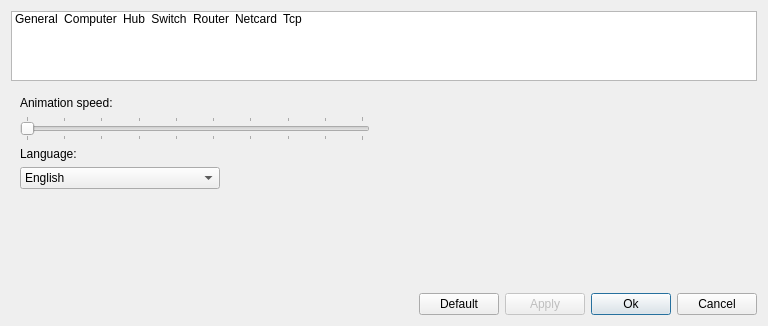
<?xml version="1.0" encoding="UTF-8"?>
<ui version="4.0">
 <class>settingDialog</class>
 <widget class="QDialog" name="settingDialog">
  <property name="geometry">
   <rect>
    <x>0</x>
    <y>0</y>
    <width>768</width>
    <height>326</height>
   </rect>
  </property>
  <property name="windowTitle">
   <string>Settings</string>
  </property>
  <layout class="QVBoxLayout" name="verticalLayout">
   <item>
    <widget class="QListWidget" name="listWidget">
     <property name="minimumSize">
      <size>
       <width>740</width>
       <height>70</height>
      </size>
     </property>
     <property name="maximumSize">
      <size>
       <width>16777215</width>
       <height>70</height>
      </size>
     </property>
     <property name="editTriggers">
      <set>QAbstractItemView::NoEditTriggers</set>
     </property>
     <property name="dragDropMode">
      <enum>QAbstractItemView::DragDrop</enum>
     </property>
     <property name="iconSize">
      <size>
       <width>32</width>
       <height>32</height>
      </size>
     </property>
     <property name="textElideMode">
      <enum>Qt::ElideLeft</enum>
     </property>
     <property name="spacing">
      <number>5</number>
     </property>
     <property name="viewMode">
      <enum>QListView::IconMode</enum>
     </property>
     <property name="currentRow">
      <number>-1</number>
     </property>
     <item>
      <property name="text">
       <string>General</string>
      </property>
      <property name="textAlignment">
       <set>AlignLeft|AlignVCenter</set>
      </property>
      <property name="icon">
       <iconset resource="../../netemul.qrc">
        <normaloff>:/im/images/setting.png</normaloff>:/im/images/setting.png</iconset>
      </property>
      <property name="flags">
       <set>ItemIsSelectable|ItemIsUserCheckable|ItemIsEnabled</set>
      </property>
     </item>
     <item>
      <property name="text">
       <string>Computer</string>
      </property>
      <property name="icon">
       <iconset resource="../../netemul.qrc">
        <normaloff>:/im/images/computer.png</normaloff>:/im/images/computer.png</iconset>
      </property>
      <property name="flags">
       <set>ItemIsSelectable|ItemIsUserCheckable|ItemIsEnabled</set>
      </property>
     </item>
     <item>
      <property name="text">
       <string>Hub</string>
      </property>
      <property name="icon">
       <iconset resource="../../netemul.qrc">
        <normaloff>:/im/images/hub.png</normaloff>:/im/images/hub.png</iconset>
      </property>
      <property name="flags">
       <set>ItemIsSelectable|ItemIsUserCheckable|ItemIsEnabled</set>
      </property>
     </item>
     <item>
      <property name="text">
       <string>Switch</string>
      </property>
      <property name="icon">
       <iconset resource="../../netemul.qrc">
        <normaloff>:/im/images/switch.png</normaloff>:/im/images/switch.png</iconset>
      </property>
      <property name="flags">
       <set>ItemIsSelectable|ItemIsUserCheckable|ItemIsEnabled</set>
      </property>
     </item>
     <item>
      <property name="text">
       <string>Router</string>
      </property>
      <property name="icon">
       <iconset resource="../../netemul.qrc">
        <normaloff>:/im/images/router.png</normaloff>:/im/images/router.png</iconset>
      </property>
      <property name="flags">
       <set>ItemIsSelectable|ItemIsUserCheckable|ItemIsEnabled</set>
      </property>
     </item>
     <item>
      <property name="text">
       <string>Netcard</string>
      </property>
      <property name="icon">
       <iconset resource="../../netemul.qrc">
        <normaloff>:/im/images/network_nic.png</normaloff>:/im/images/network_nic.png</iconset>
      </property>
      <property name="flags">
       <set>ItemIsSelectable|ItemIsUserCheckable|ItemIsEnabled</set>
      </property>
     </item>
     <item>
      <property name="text">
       <string>Tcp</string>
      </property>
      <property name="icon">
       <iconset resource="../../netemul.qrc">
        <normaloff>:/im/images/tcp.png</normaloff>:/im/images/tcp.png</iconset>
      </property>
     </item>
    </widget>
   </item>
   <item>
    <widget class="QStackedWidget" name="stackedWidget">
     <property name="minimumSize">
      <size>
       <width>0</width>
       <height>150</height>
      </size>
     </property>
     <property name="currentIndex">
      <number>0</number>
     </property>
     <widget class="QWidget" name="general">
      <layout class="QVBoxLayout" name="verticalLayout_14">
       <item>
        <layout class="QVBoxLayout" name="verticalLayout_3">
         <item>
          <widget class="QLabel" name="label_7">
           <property name="text">
            <string>Animation speed:</string>
           </property>
          </widget>
         </item>
         <item>
          <widget class="QSlider" name="sl_speed">
           <property name="maximumSize">
            <size>
             <width>350</width>
             <height>16777215</height>
            </size>
           </property>
           <property name="minimum">
            <number>1</number>
           </property>
           <property name="maximum">
            <number>10</number>
           </property>
           <property name="orientation">
            <enum>Qt::Horizontal</enum>
           </property>
           <property name="tickPosition">
            <enum>QSlider::TicksBothSides</enum>
           </property>
           <property name="tickInterval">
            <number>1</number>
           </property>
          </widget>
         </item>
        </layout>
       </item>
       <item>
        <layout class="QVBoxLayout" name="verticalLayout_13">
         <item>
          <widget class="QLabel" name="label_8">
           <property name="text">
            <string>Language: </string>
           </property>
          </widget>
         </item>
         <item>
          <widget class="QComboBox" name="languageBox">
           <property name="maximumSize">
            <size>
             <width>200</width>
             <height>16777215</height>
            </size>
           </property>
           <item>
            <property name="text">
             <string>English</string>
            </property>
           </item>
           <item>
            <property name="text">
             <string>Russian</string>
            </property>
           </item>
           <item>
            <property name="text">
             <string>Brazillian Portuguese</string>
            </property>
           </item>
           <item>
            <property name="text">
             <string>Spanish</string>
            </property>
           </item>
          </widget>
         </item>
        </layout>
       </item>
       <item>
        <spacer name="verticalSpacer">
         <property name="orientation">
          <enum>Qt::Vertical</enum>
         </property>
         <property name="sizeHint" stdset="0">
          <size>
           <width>20</width>
           <height>40</height>
          </size>
         </property>
        </spacer>
       </item>
      </layout>
     </widget>
     <widget class="QWidget" name="computer">
      <layout class="QVBoxLayout" name="verticalLayout_5">
       <item>
        <layout class="QVBoxLayout" name="verticalLayout_4">
         <item>
          <widget class="QLabel" name="label_2">
           <property name="text">
            <string>Nubmer of interfaces by default:</string>
           </property>
          </widget>
         </item>
         <item>
          <widget class="QComboBox" name="computerComboBox">
           <property name="maximumSize">
            <size>
             <width>75</width>
             <height>16777215</height>
            </size>
           </property>
           <item>
            <property name="text">
             <string>1</string>
            </property>
           </item>
           <item>
            <property name="text">
             <string>2</string>
            </property>
           </item>
           <item>
            <property name="text">
             <string>3</string>
            </property>
           </item>
           <item>
            <property name="text">
             <string>4</string>
            </property>
           </item>
           <item>
            <property name="text">
             <string>5</string>
            </property>
           </item>
           <item>
            <property name="text">
             <string>6</string>
            </property>
           </item>
          </widget>
         </item>
        </layout>
       </item>
       <item>
        <spacer name="verticalSpacer_2">
         <property name="orientation">
          <enum>Qt::Vertical</enum>
         </property>
         <property name="sizeHint" stdset="0">
          <size>
           <width>20</width>
           <height>70</height>
          </size>
         </property>
        </spacer>
       </item>
      </layout>
     </widget>
     <widget class="QWidget" name="hub">
      <layout class="QVBoxLayout" name="verticalLayout_7">
       <item>
        <layout class="QVBoxLayout" name="verticalLayout_6">
         <item>
          <widget class="QLabel" name="label_3">
           <property name="text">
            <string>Number of ports by default</string>
           </property>
          </widget>
         </item>
         <item>
          <widget class="QComboBox" name="hubComboBox">
           <property name="maximumSize">
            <size>
             <width>75</width>
             <height>16777215</height>
            </size>
           </property>
           <item>
            <property name="text">
             <string>4</string>
            </property>
           </item>
           <item>
            <property name="text">
             <string>5</string>
            </property>
           </item>
           <item>
            <property name="text">
             <string>6</string>
            </property>
           </item>
           <item>
            <property name="text">
             <string>8</string>
            </property>
           </item>
           <item>
            <property name="text">
             <string>12</string>
            </property>
           </item>
           <item>
            <property name="text">
             <string>24</string>
            </property>
           </item>
           <item>
            <property name="text">
             <string>48</string>
            </property>
           </item>
          </widget>
         </item>
        </layout>
       </item>
       <item>
        <spacer name="verticalSpacer_3">
         <property name="orientation">
          <enum>Qt::Vertical</enum>
         </property>
         <property name="sizeHint" stdset="0">
          <size>
           <width>20</width>
           <height>70</height>
          </size>
         </property>
        </spacer>
       </item>
      </layout>
     </widget>
     <widget class="QWidget" name="switch_2">
      <layout class="QVBoxLayout" name="verticalLayout_10">
       <item>
        <layout class="QVBoxLayout" name="verticalLayout_8">
         <item>
          <widget class="QLabel" name="label_4">
           <property name="text">
            <string>Number of ports by default: </string>
           </property>
          </widget>
         </item>
         <item>
          <widget class="QComboBox" name="switchComboBox">
           <property name="maximumSize">
            <size>
             <width>75</width>
             <height>16777215</height>
            </size>
           </property>
           <item>
            <property name="text">
             <string>4</string>
            </property>
           </item>
           <item>
            <property name="text">
             <string>5</string>
            </property>
           </item>
           <item>
            <property name="text">
             <string>8</string>
            </property>
           </item>
           <item>
            <property name="text">
             <string>12</string>
            </property>
           </item>
           <item>
            <property name="text">
             <string>16</string>
            </property>
           </item>
           <item>
            <property name="text">
             <string>24</string>
            </property>
           </item>
           <item>
            <property name="text">
             <string>32</string>
            </property>
           </item>
           <item>
            <property name="text">
             <string>48</string>
            </property>
           </item>
          </widget>
         </item>
        </layout>
       </item>
       <item>
        <layout class="QVBoxLayout" name="verticalLayout_9">
         <item>
          <widget class="QLabel" name="label_5">
           <property name="text">
            <string>Switching table's records lifetime:</string>
           </property>
          </widget>
         </item>
         <item>
          <widget class="QSpinBox" name="sp_ttlMac">
           <property name="maximumSize">
            <size>
             <width>100</width>
             <height>16777215</height>
            </size>
           </property>
           <property name="suffix">
            <string> s</string>
           </property>
           <property name="minimum">
            <number>10</number>
           </property>
           <property name="maximum">
            <number>300</number>
           </property>
           <property name="value">
            <number>300</number>
           </property>
          </widget>
         </item>
        </layout>
       </item>
       <item>
        <spacer name="verticalSpacer_4">
         <property name="orientation">
          <enum>Qt::Vertical</enum>
         </property>
         <property name="sizeHint" stdset="0">
          <size>
           <width>20</width>
           <height>10</height>
          </size>
         </property>
        </spacer>
       </item>
      </layout>
     </widget>
     <widget class="QWidget" name="router">
      <layout class="QVBoxLayout" name="verticalLayout_12">
       <item>
        <layout class="QVBoxLayout" name="verticalLayout_11">
         <item>
          <widget class="QLabel" name="label_6">
           <property name="text">
            <string>Number of ports by default: </string>
           </property>
          </widget>
         </item>
         <item>
          <widget class="QComboBox" name="routerComboBox">
           <property name="maximumSize">
            <size>
             <width>75</width>
             <height>16777215</height>
            </size>
           </property>
           <item>
            <property name="text">
             <string>2</string>
            </property>
           </item>
           <item>
            <property name="text">
             <string>4</string>
            </property>
           </item>
           <item>
            <property name="text">
             <string>5</string>
            </property>
           </item>
           <item>
            <property name="text">
             <string>7</string>
            </property>
           </item>
           <item>
            <property name="text">
             <string>8</string>
            </property>
           </item>
           <item>
            <property name="text">
             <string>9</string>
            </property>
           </item>
          </widget>
         </item>
        </layout>
       </item>
       <item>
        <spacer name="verticalSpacer_5">
         <property name="orientation">
          <enum>Qt::Vertical</enum>
         </property>
         <property name="sizeHint" stdset="0">
          <size>
           <width>20</width>
           <height>70</height>
          </size>
         </property>
        </spacer>
       </item>
      </layout>
     </widget>
     <widget class="QWidget" name="netcard">
      <layout class="QVBoxLayout" name="verticalLayout_16">
       <item>
        <layout class="QVBoxLayout" name="verticalLayout_2">
         <item>
          <widget class="QLabel" name="label">
           <property name="text">
            <string>Lifetime arp-entries: </string>
           </property>
          </widget>
         </item>
         <item>
          <widget class="QSpinBox" name="sp_ttlArp">
           <property name="sizePolicy">
            <sizepolicy hsizetype="Maximum" vsizetype="Maximum">
             <horstretch>0</horstretch>
             <verstretch>0</verstretch>
            </sizepolicy>
           </property>
           <property name="minimumSize">
            <size>
             <width>0</width>
             <height>0</height>
            </size>
           </property>
           <property name="maximumSize">
            <size>
             <width>16777215</width>
             <height>16777215</height>
            </size>
           </property>
           <property name="suffix">
            <string> s</string>
           </property>
           <property name="minimum">
            <number>10</number>
           </property>
           <property name="maximum">
            <number>1200</number>
           </property>
          </widget>
         </item>
        </layout>
       </item>
       <item>
        <layout class="QVBoxLayout" name="verticalLayout_15">
         <item>
          <widget class="QLabel" name="label_9">
           <property name="text">
            <string>Expectation time for arp-responce</string>
           </property>
          </widget>
         </item>
         <item>
          <widget class="QSpinBox" name="sp_arpResponce">
           <property name="sizePolicy">
            <sizepolicy hsizetype="Maximum" vsizetype="Maximum">
             <horstretch>0</horstretch>
             <verstretch>0</verstretch>
            </sizepolicy>
           </property>
           <property name="suffix">
            <string> s</string>
           </property>
           <property name="minimum">
            <number>10</number>
           </property>
           <property name="maximum">
            <number>300</number>
           </property>
          </widget>
         </item>
        </layout>
       </item>
       <item>
        <spacer name="verticalSpacer_6">
         <property name="orientation">
          <enum>Qt::Vertical</enum>
         </property>
         <property name="sizeHint" stdset="0">
          <size>
           <width>20</width>
           <height>29</height>
          </size>
         </property>
        </spacer>
       </item>
      </layout>
     </widget>
     <widget class="QWidget" name="tcp">
      <layout class="QVBoxLayout" name="verticalLayout_18">
       <item>
        <layout class="QVBoxLayout" name="verticalLayout_17">
         <item>
          <widget class="QLabel" name="label_10">
           <property name="text">
            <string>Number of repeat sendings:</string>
           </property>
          </widget>
         </item>
         <item>
          <widget class="QSpinBox" name="sb_send">
           <property name="sizePolicy">
            <sizepolicy hsizetype="Preferred" vsizetype="Fixed">
             <horstretch>0</horstretch>
             <verstretch>0</verstretch>
            </sizepolicy>
           </property>
           <property name="maximumSize">
            <size>
             <width>75</width>
             <height>16777215</height>
            </size>
           </property>
           <property name="maximum">
            <number>10</number>
           </property>
           <property name="value">
            <number>1</number>
           </property>
          </widget>
         </item>
         <item>
          <widget class="QLabel" name="label_11">
           <property name="text">
            <string>Waiting confirmation time:</string>
           </property>
          </widget>
         </item>
         <item>
          <widget class="QSpinBox" name="sb_waitingTime">
           <property name="sizePolicy">
            <sizepolicy hsizetype="Preferred" vsizetype="Fixed">
             <horstretch>0</horstretch>
             <verstretch>0</verstretch>
            </sizepolicy>
           </property>
           <property name="minimumSize">
            <size>
             <width>0</width>
             <height>0</height>
            </size>
           </property>
           <property name="maximumSize">
            <size>
             <width>75</width>
             <height>16777215</height>
            </size>
           </property>
           <property name="suffix">
            <string> s</string>
           </property>
           <property name="maximum">
            <number>100</number>
           </property>
           <property name="value">
            <number>30</number>
           </property>
          </widget>
         </item>
        </layout>
       </item>
       <item>
        <spacer name="verticalSpacer_7">
         <property name="orientation">
          <enum>Qt::Vertical</enum>
         </property>
         <property name="sizeHint" stdset="0">
          <size>
           <width>20</width>
           <height>109</height>
          </size>
         </property>
        </spacer>
       </item>
      </layout>
     </widget>
    </widget>
   </item>
   <item>
    <layout class="QHBoxLayout" name="horizontalLayout">
     <item>
      <spacer name="horizontalSpacer">
       <property name="orientation">
        <enum>Qt::Horizontal</enum>
       </property>
       <property name="sizeHint" stdset="0">
        <size>
         <width>40</width>
         <height>20</height>
        </size>
       </property>
      </spacer>
     </item>
     <item>
      <widget class="QPushButton" name="btn_default">
       <property name="text">
        <string>Default</string>
       </property>
      </widget>
     </item>
     <item>
      <widget class="QPushButton" name="btn_apply">
       <property name="enabled">
        <bool>false</bool>
       </property>
       <property name="text">
        <string>Apply</string>
       </property>
       <property name="icon">
        <iconset resource="../../netemul.qrc">
         <normaloff>:/im/images/refresh.png</normaloff>:/im/images/refresh.png</iconset>
       </property>
      </widget>
     </item>
     <item>
      <widget class="QPushButton" name="btn_ok">
       <property name="text">
        <string>Ok</string>
       </property>
       <property name="icon">
        <iconset resource="../../netemul.qrc">
         <normaloff>:/im/images/ok.png</normaloff>:/im/images/ok.png</iconset>
       </property>
       <property name="default">
        <bool>true</bool>
       </property>
      </widget>
     </item>
     <item>
      <widget class="QPushButton" name="btn_cancel">
       <property name="enabled">
        <bool>true</bool>
       </property>
       <property name="text">
        <string>Cancel</string>
       </property>
       <property name="icon">
        <iconset resource="../../netemul.qrc">
         <normaloff>:/im/images/not.png</normaloff>:/im/images/not.png</iconset>
       </property>
      </widget>
     </item>
    </layout>
   </item>
  </layout>
 </widget>
 <tabstops>
  <tabstop>btn_ok</tabstop>
  <tabstop>btn_apply</tabstop>
  <tabstop>btn_cancel</tabstop>
  <tabstop>computerComboBox</tabstop>
  <tabstop>hubComboBox</tabstop>
  <tabstop>switchComboBox</tabstop>
  <tabstop>sp_ttlMac</tabstop>
  <tabstop>routerComboBox</tabstop>
  <tabstop>listWidget</tabstop>
 </tabstops>
 <resources>
  <include location="../../netemul.qrc"/>
 </resources>
 <connections>
  <connection>
   <sender>btn_cancel</sender>
   <signal>clicked()</signal>
   <receiver>settingDialog</receiver>
   <slot>reject()</slot>
   <hints>
    <hint type="sourcelabel">
     <x>757</x>
     <y>315</y>
    </hint>
    <hint type="destinationlabel">
     <x>637</x>
     <y>204</y>
    </hint>
   </hints>
  </connection>
  <connection>
   <sender>btn_ok</sender>
   <signal>clicked()</signal>
   <receiver>settingDialog</receiver>
   <slot>apply()</slot>
   <hints>
    <hint type="sourcelabel">
     <x>661</x>
     <y>315</y>
    </hint>
    <hint type="destinationlabel">
     <x>349</x>
     <y>265</y>
    </hint>
   </hints>
  </connection>
  <connection>
   <sender>btn_apply</sender>
   <signal>clicked()</signal>
   <receiver>settingDialog</receiver>
   <slot>apply()</slot>
   <hints>
    <hint type="sourcelabel">
     <x>570</x>
     <y>315</y>
    </hint>
    <hint type="destinationlabel">
     <x>269</x>
     <y>262</y>
    </hint>
   </hints>
  </connection>
  <connection>
   <sender>listWidget</sender>
   <signal>currentRowChanged(int)</signal>
   <receiver>stackedWidget</receiver>
   <slot>setCurrentIndex(int)</slot>
   <hints>
    <hint type="sourcelabel">
     <x>318</x>
     <y>73</y>
    </hint>
    <hint type="destinationlabel">
     <x>262</x>
     <y>97</y>
    </hint>
   </hints>
  </connection>
  <connection>
   <sender>computerComboBox</sender>
   <signal>currentIndexChanged(int)</signal>
   <receiver>settingDialog</receiver>
   <slot>applyEnable()</slot>
   <hints>
    <hint type="sourcelabel">
     <x>78</x>
     <y>98</y>
    </hint>
    <hint type="destinationlabel">
     <x>20</x>
     <y>258</y>
    </hint>
   </hints>
  </connection>
  <connection>
   <sender>hubComboBox</sender>
   <signal>currentIndexChanged(int)</signal>
   <receiver>settingDialog</receiver>
   <slot>applyEnable()</slot>
   <hints>
    <hint type="sourcelabel">
     <x>69</x>
     <y>98</y>
    </hint>
    <hint type="destinationlabel">
     <x>37</x>
     <y>264</y>
    </hint>
   </hints>
  </connection>
  <connection>
   <sender>switchComboBox</sender>
   <signal>currentIndexChanged(int)</signal>
   <receiver>settingDialog</receiver>
   <slot>applyEnable()</slot>
   <hints>
    <hint type="sourcelabel">
     <x>68</x>
     <y>87</y>
    </hint>
    <hint type="destinationlabel">
     <x>67</x>
     <y>266</y>
    </hint>
   </hints>
  </connection>
  <connection>
   <sender>sp_ttlMac</sender>
   <signal>valueChanged(int)</signal>
   <receiver>settingDialog</receiver>
   <slot>applyEnable()</slot>
   <hints>
    <hint type="sourcelabel">
     <x>90</x>
     <y>98</y>
    </hint>
    <hint type="destinationlabel">
     <x>186</x>
     <y>239</y>
    </hint>
   </hints>
  </connection>
  <connection>
   <sender>languageBox</sender>
   <signal>currentIndexChanged(int)</signal>
   <receiver>settingDialog</receiver>
   <slot>applyEnable()</slot>
   <hints>
    <hint type="sourcelabel">
     <x>100</x>
     <y>206</y>
    </hint>
    <hint type="destinationlabel">
     <x>40</x>
     <y>290</y>
    </hint>
   </hints>
  </connection>
  <connection>
   <sender>routerComboBox</sender>
   <signal>currentIndexChanged(int)</signal>
   <receiver>settingDialog</receiver>
   <slot>applyEnable()</slot>
   <hints>
    <hint type="sourcelabel">
     <x>67</x>
     <y>98</y>
    </hint>
    <hint type="destinationlabel">
     <x>105</x>
     <y>255</y>
    </hint>
   </hints>
  </connection>
  <connection>
   <sender>sl_speed</sender>
   <signal>valueChanged(int)</signal>
   <receiver>settingDialog</receiver>
   <slot>applyEnable()</slot>
   <hints>
    <hint type="sourcelabel">
     <x>47</x>
     <y>147</y>
    </hint>
    <hint type="destinationlabel">
     <x>104</x>
     <y>288</y>
    </hint>
   </hints>
  </connection>
  <connection>
   <sender>sb_send</sender>
   <signal>valueChanged(int)</signal>
   <receiver>settingDialog</receiver>
   <slot>applyEnable()</slot>
   <hints>
    <hint type="sourcelabel">
     <x>65</x>
     <y>114</y>
    </hint>
    <hint type="destinationlabel">
     <x>383</x>
     <y>162</y>
    </hint>
   </hints>
  </connection>
  <connection>
   <sender>sb_waitingTime</sender>
   <signal>valueChanged(int)</signal>
   <receiver>settingDialog</receiver>
   <slot>applyEnable()</slot>
   <hints>
    <hint type="sourcelabel">
     <x>65</x>
     <y>114</y>
    </hint>
    <hint type="destinationlabel">
     <x>383</x>
     <y>162</y>
    </hint>
   </hints>
  </connection>
  <connection>
   <sender>btn_default</sender>
   <signal>clicked()</signal>
   <receiver>settingDialog</receiver>
   <slot>defaultSettings()</slot>
   <hints>
    <hint type="sourcelabel">
     <x>388</x>
     <y>299</y>
    </hint>
    <hint type="destinationlabel">
     <x>303</x>
     <y>287</y>
    </hint>
   </hints>
  </connection>
  <connection>
   <sender>sp_ttlArp</sender>
   <signal>valueChanged(int)</signal>
   <receiver>settingDialog</receiver>
   <slot>applyEnable()</slot>
   <hints>
    <hint type="sourcelabel">
     <x>62</x>
     <y>137</y>
    </hint>
    <hint type="destinationlabel">
     <x>142</x>
     <y>277</y>
    </hint>
   </hints>
  </connection>
  <connection>
   <sender>sp_arpResponce</sender>
   <signal>valueChanged(int)</signal>
   <receiver>settingDialog</receiver>
   <slot>applyEnable()</slot>
   <hints>
    <hint type="sourcelabel">
     <x>34</x>
     <y>196</y>
    </hint>
    <hint type="destinationlabel">
     <x>67</x>
     <y>300</y>
    </hint>
   </hints>
  </connection>
 </connections>
 <slots>
  <slot>apply()</slot>
  <slot>applyEnable()</slot>
  <slot>defaultSettings()</slot>
 </slots>
</ui>
